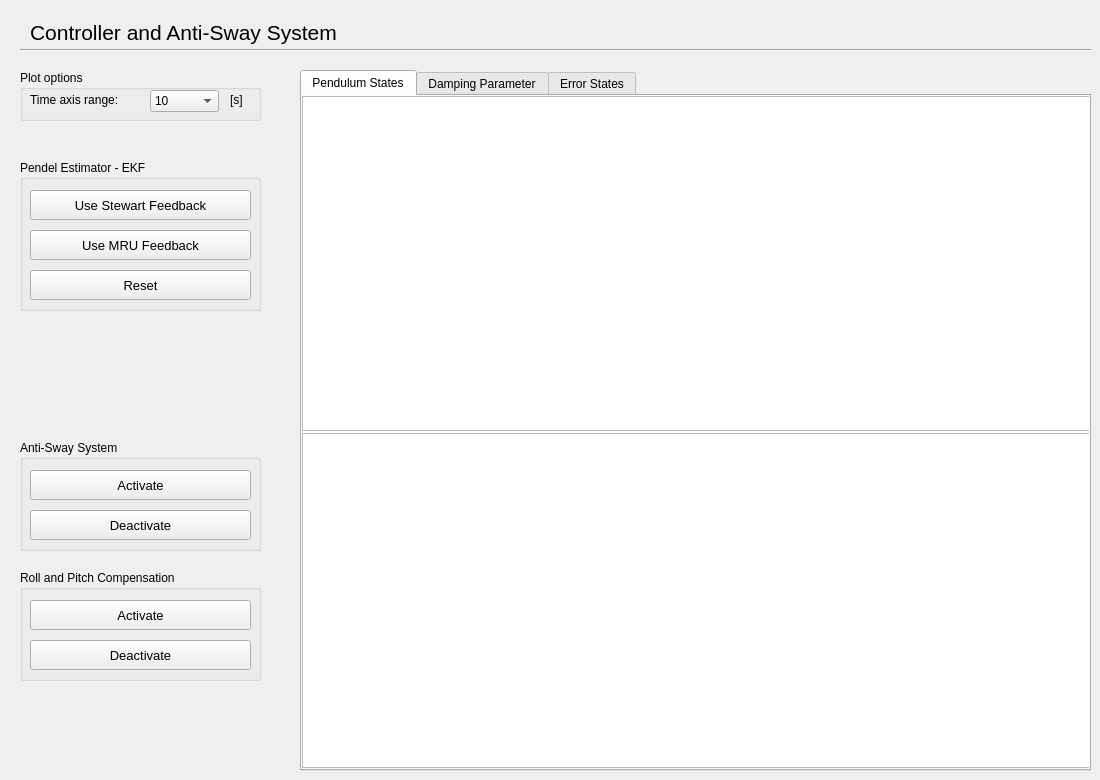
      <widget class="QWidget" name="tab_4">
       <attribute name="title">
        <string>Control Settings</string>
       </attribute>
       <widget class="QLabel" name="label_34">
        <property name="geometry">
         <rect>
          <x>30</x>
          <y>20</y>
          <width>581</width>
          <height>25</height>
         </rect>
        </property>
        <property name="font">
         <font>
          <pointsize>16</pointsize>
          <weight>50</weight>
          <bold>false</bold>
         </font>
        </property>
        <property name="text">
         <string>Controller and Anti-Sway System</string>
        </property>
       </widget>
       <widget class="Line" name="line_4">
        <property name="geometry">
         <rect>
          <x>20</x>
          <y>40</y>
          <width>1071</width>
          <height>21</height>
         </rect>
        </property>
        <property name="orientation">
         <enum>Qt::Horizontal</enum>
        </property>
       </widget>
       <widget class="QTabWidget" name="estimatedDampingPlot">
        <property name="geometry">
         <rect>
          <x>300</x>
          <y>70</y>
          <width>791</width>
          <height>701</height>
         </rect>
        </property>
        <property name="currentIndex">
         <number>0</number>
        </property>
        <property name="tabBarAutoHide">
         <bool>false</bool>
        </property>
        <widget class="QWidget" name="widget_3">
         <attribute name="title">
          <string>Pendulum States</string>
         </attribute>
         <widget class="GraphicsLayoutWidget" name="swingAnglesWidget">
          <property name="geometry">
           <rect>
            <x>0</x>
            <y>0</y>
            <width>791</width>
            <height>335</height>
           </rect>
          </property>
         </widget>
         <widget class="GraphicsLayoutWidget" name="swingVelocityWidget">
          <property name="geometry">
           <rect>
            <x>0</x>
            <y>337</y>
            <width>791</width>
            <height>335</height>
           </rect>
          </property>
         </widget>
        </widget>
        <widget class="QWidget" name="DampingParamter">
         <attribute name="title">
          <string>Damping Parameter</string>
         </attribute>
         <widget class="GraphicsLayoutWidget" name="dampingParamPlotWidget">
          <property name="geometry">
           <rect>
            <x>0</x>
            <y>0</y>
            <width>791</width>
            <height>671</height>
           </rect>
          </property>
         </widget>
        </widget>
        <widget class="QWidget" name="tab_10">
         <attribute name="title">
          <string>Error States</string>
         </attribute>
         <widget class="GraphicsLayoutWidget" name="errorStatePlotWidget">
          <property name="geometry">
           <rect>
            <x>0</x>
            <y>0</y>
            <width>791</width>
            <height>671</height>
           </rect>
          </property>
         </widget>
        </widget>
       </widget>
       <widget class="QGroupBox" name="groupBox_17">
        <property name="geometry">
         <rect>
          <x>20</x>
          <y>70</y>
          <width>241</width>
          <height>51</height>
         </rect>
        </property>
        <property name="title">
         <string>Plot options</string>
        </property>
        <widget class="QLabel" name="label_98">
         <property name="geometry">
          <rect>
           <x>10</x>
           <y>20</y>
           <width>101</width>
           <height>20</height>
          </rect>
         </property>
         <property name="text">
          <string>Time axis range:</string>
         </property>
         <property name="alignment">
          <set>Qt::AlignLeading|Qt::AlignLeft|Qt::AlignVCenter</set>
         </property>
        </widget>
        <widget class="QComboBox" name="antiSwayPlotRange">
         <property name="geometry">
          <rect>
           <x>130</x>
           <y>20</y>
           <width>69</width>
           <height>22</height>
          </rect>
         </property>
         <property name="currentText">
          <string>10</string>
         </property>
         <property name="currentIndex">
          <number>0</number>
         </property>
         <item>
          <property name="text">
           <string>10</string>
          </property>
         </item>
         <item>
          <property name="text">
           <string>20</string>
          </property>
         </item>
         <item>
          <property name="text">
           <string>30</string>
          </property>
         </item>
         <item>
          <property name="text">
           <string>40</string>
          </property>
         </item>
         <item>
          <property name="text">
           <string>50</string>
          </property>
         </item>
         <item>
          <property name="text">
           <string>60</string>
          </property>
         </item>
        </widget>
        <widget class="QLabel" name="label_99">
         <property name="geometry">
          <rect>
           <x>210</x>
           <y>20</y>
           <width>31</width>
           <height>20</height>
          </rect>
         </property>
         <property name="text">
          <string>[s]</string>
         </property>
         <property name="alignment">
          <set>Qt::AlignLeading|Qt::AlignLeft|Qt::AlignVCenter</set>
         </property>
        </widget>
       </widget>
       <widget class="QGroupBox" name="groupBox_18">
        <property name="geometry">
         <rect>
          <x>20</x>
          <y>440</y>
          <width>241</width>
          <height>111</height>
         </rect>
        </property>
        <property name="title">
         <string>Anti-Sway System</string>
        </property>
        <widget class="QPushButton" name="btnDeactivateAntiSway">
         <property name="geometry">
          <rect>
           <x>10</x>
           <y>70</y>
           <width>221</width>
           <height>30</height>
          </rect>
         </property>
         <property name="font">
          <font>
           <pointsize>10</pointsize>
          </font>
         </property>
         <property name="layoutDirection">
          <enum>Qt::LeftToRight</enum>
         </property>
         <property name="text">
          <string>Deactivate</string>
         </property>
         <property name="autoDefault">
          <bool>false</bool>
         </property>
        </widget>
        <widget class="QPushButton" name="btnActivateAntiSway">
         <property name="geometry">
          <rect>
           <x>10</x>
           <y>30</y>
           <width>221</width>
           <height>30</height>
          </rect>
         </property>
         <property name="font">
          <font>
           <pointsize>10</pointsize>
          </font>
         </property>
         <property name="layoutDirection">
          <enum>Qt::LeftToRight</enum>
         </property>
         <property name="text">
          <string>Activate</string>
         </property>
         <property name="autoDefault">
          <bool>false</bool>
         </property>
        </widget>
       </widget>
       <widget class="QGroupBox" name="groupBox_19">
        <property name="geometry">
         <rect>
          <x>20</x>
          <y>570</y>
          <width>241</width>
          <height>111</height>
         </rect>
        </property>
        <property name="title">
         <string>Roll and Pitch Compensation</string>
        </property>
        <widget class="QPushButton" name="btnDeactivateRollPitch">
         <property name="geometry">
          <rect>
           <x>10</x>
           <y>70</y>
           <width>221</width>
           <height>30</height>
          </rect>
         </property>
         <property name="font">
          <font>
           <pointsize>10</pointsize>
          </font>
         </property>
         <property name="layoutDirection">
          <enum>Qt::LeftToRight</enum>
         </property>
         <property name="text">
          <string>Deactivate</string>
         </property>
         <property name="autoDefault">
          <bool>false</bool>
         </property>
        </widget>
        <widget class="QPushButton" name="btnActivateRollPitch">
         <property name="geometry">
          <rect>
           <x>10</x>
           <y>30</y>
           <width>221</width>
           <height>30</height>
          </rect>
         </property>
         <property name="font">
          <font>
           <pointsize>10</pointsize>
          </font>
         </property>
         <property name="layoutDirection">
          <enum>Qt::LeftToRight</enum>
         </property>
         <property name="text">
          <string>Activate</string>
         </property>
         <property name="autoDefault">
          <bool>false</bool>
         </property>
        </widget>
       </widget>
       <widget class="QGroupBox" name="groupBox_24">
        <property name="geometry">
         <rect>
          <x>20</x>
          <y>160</y>
          <width>241</width>
          <height>151</height>
         </rect>
        </property>
        <property name="title">
         <string>Pendel Estimator - EKF</string>
        </property>
        <widget class="QPushButton" name="btnEnableMruEKF">
         <property name="geometry">
          <rect>
           <x>10</x>
           <y>70</y>
           <width>221</width>
           <height>30</height>
          </rect>
         </property>
         <property name="font">
          <font>
           <pointsize>10</pointsize>
          </font>
         </property>
         <property name="layoutDirection">
          <enum>Qt::LeftToRight</enum>
         </property>
         <property name="text">
          <string>Use MRU Feedback</string>
         </property>
         <property name="autoDefault">
          <bool>false</bool>
         </property>
        </widget>
        <widget class="QPushButton" name="btnDisableMruEKF">
         <property name="geometry">
          <rect>
           <x>10</x>
           <y>30</y>
           <width>221</width>
           <height>30</height>
          </rect>
         </property>
         <property name="font">
          <font>
           <pointsize>10</pointsize>
          </font>
         </property>
         <property name="layoutDirection">
          <enum>Qt::LeftToRight</enum>
         </property>
         <property name="text">
          <string>Use Stewart Feedback</string>
         </property>
         <property name="autoDefault">
          <bool>false</bool>
         </property>
        </widget>
        <widget class="QPushButton" name="btnResetEKF">
         <property name="geometry">
          <rect>
           <x>10</x>
           <y>110</y>
           <width>221</width>
           <height>30</height>
          </rect>
         </property>
         <property name="font">
          <font>
           <pointsize>10</pointsize>
          </font>
         </property>
         <property name="layoutDirection">
          <enum>Qt::LeftToRight</enum>
         </property>
         <property name="text">
          <string>Reset</string>
         </property>
         <property name="autoDefault">
          <bool>false</bool>
         </property>
        </widget>
       </widget>
      </widget>
